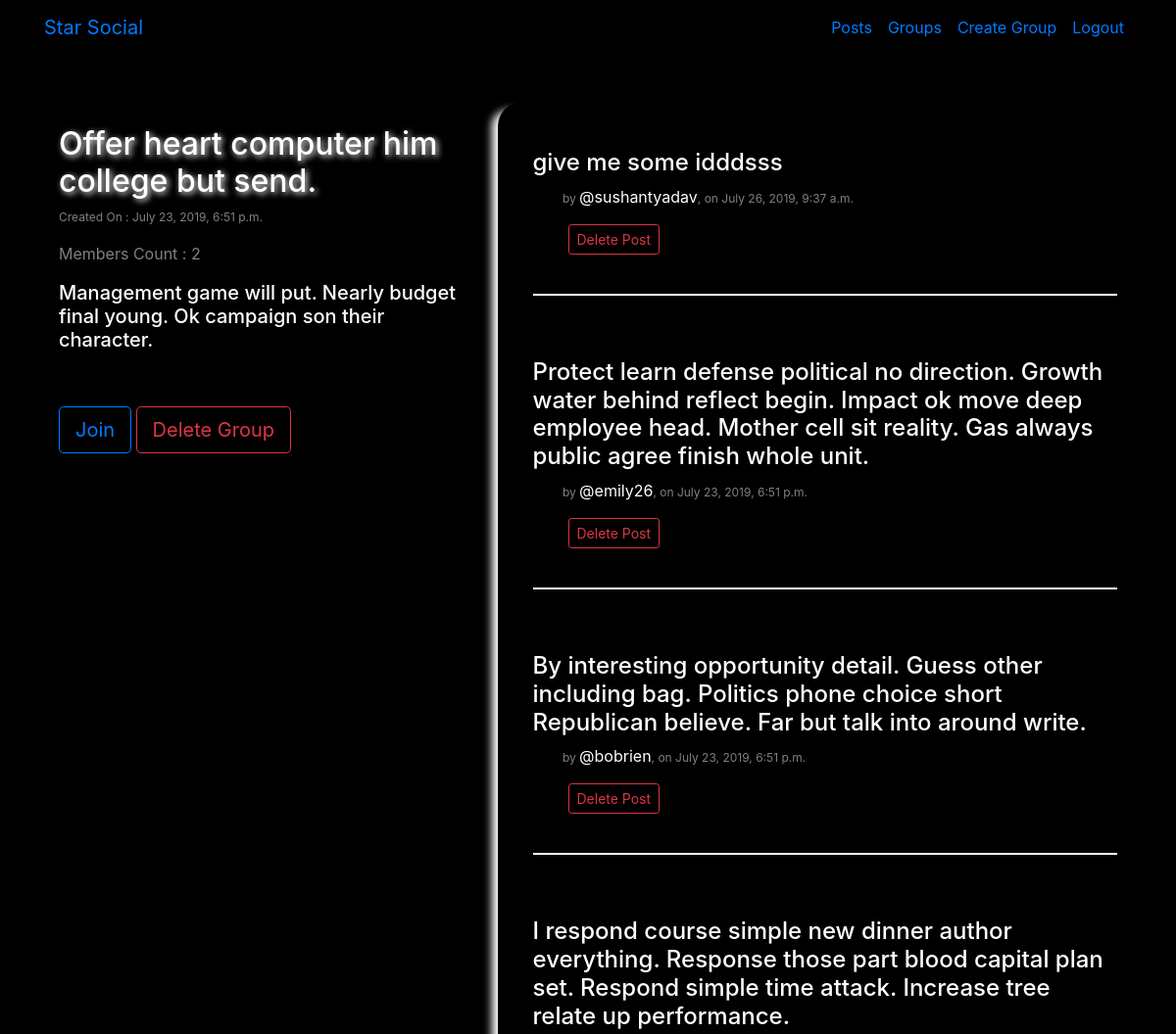
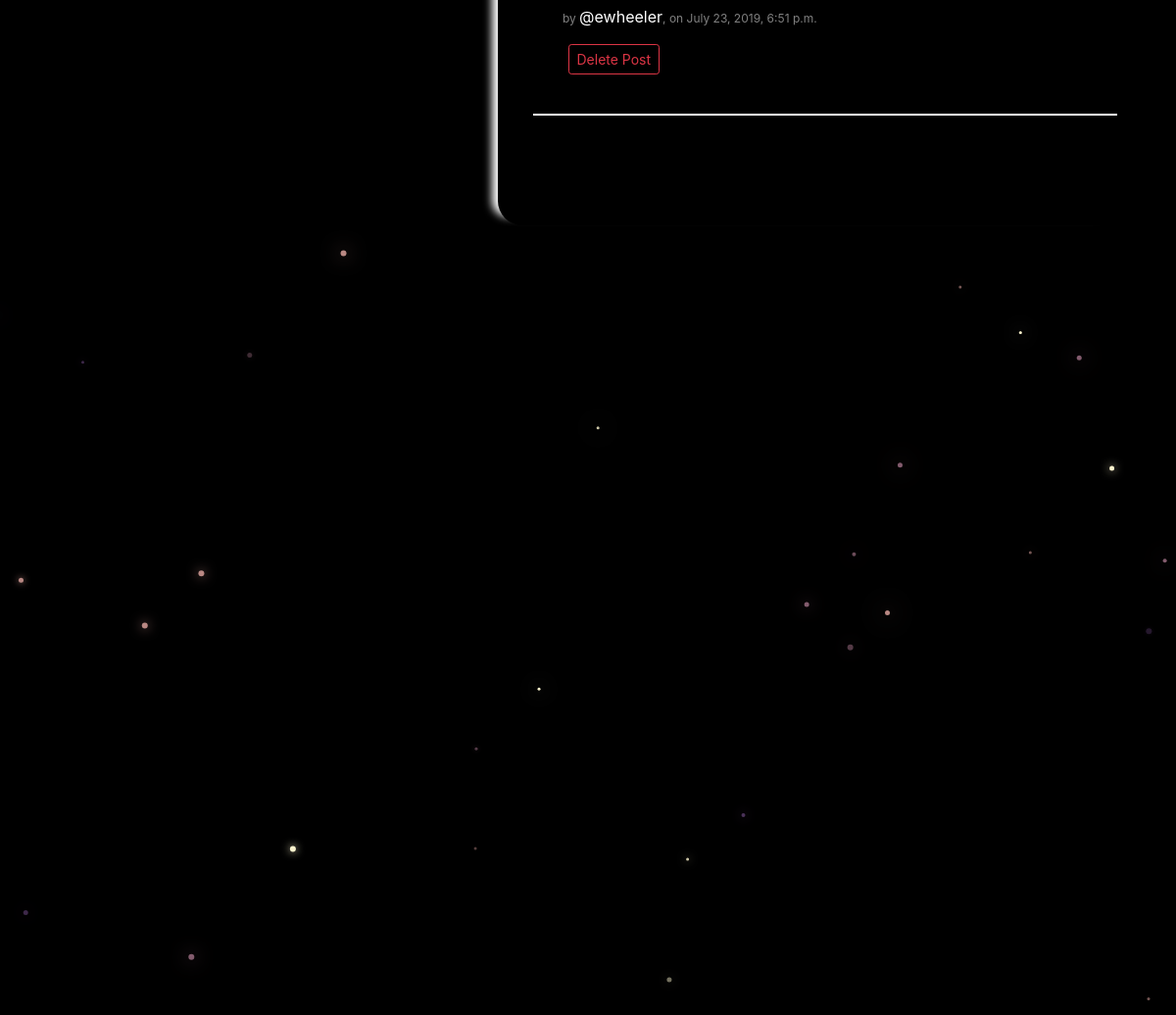
Screenshot of /groups/posts/in/offer-heart-computer-him-college-but-send (signed in) with the database file from the repository (2 pictures, top to bottom).
### groups/models.py (models this page shows, shortened)
class Group(models.Model):
    name = models.CharField(max_length=100, unique=True)
    admin = models.ForeignKey(User, on_delete=models.SET_NULL, null=True, related_name='groupAdmin')
    slug = models.SlugField(allow_unicode=True)
    desc = models.CharField(max_length=255)
    desc_html = models.TextField()
    createdAt = models.DateTimeField(auto_now=True)
    members = models.ManyToManyField(User, through='GroupMember')
    class Meta:
        ordering = ['-createdAt']

### posts/models.py (models this page shows, shortened)
class Post(models.Model):
    publisher = models.ForeignKey(User, on_delete=models.CASCADE, related_name='postPublisher')
    group = models.ForeignKey(Group, on_delete=models.SET_NULL, null=True, blank=True, related_name='groupPost')
    message = models.TextField()
    message_html = models.TextField()
    createdAt = models.DateTimeField(auto_now=True)
    class Meta:
        ordering = ['-createdAt']

### groups/views.py (the view)
# urls.py: path('posts/in/<slug>', views.detailGroup.as_view(), name='detailGroup'),
class detailGroup(LoginRequiredMixin, generic.DetailView):
    model = Group
    template_name = 'groups/detail_group.html'

### groups/templates/groups/detail_group.html (shortened to what this page needs)
<!DOCTYPE html>
{% extends 'posts/list_base.html' %}
  {% block list_desc %}
    <br>
    <h2 class="glow-head">{{ group.name }}</h2>
    <p class="date">Created On : {{ group.createdAt }}</p>
    <p class="small-detail">Members Count : {{ group.groupMember.count }}</p>
    <h5>{{ group.desc }}</h5>
    <br><br>
    {% if user not in group.members.all %}
      <a href="{% url 'groups:joinGroup' slug=group.slug %}" class="btn btn-lg btn-outline-primary">Join</a>
    {% else %}
      <a href="{% url 'groups:leaveGroup' slug=group.slug %}" class="btn btn-lg btn-outline-warning">Leave</a>
    {% endif %}
    {% if user == group.admin %}
      <a href="{% url 'groups:deleteGroup' slug=group.slug %}" class="btn btn-lg btn-outline-danger">Delete Group</a>
    {% endif %}
  {% endblock %}
  {% block list_content %}
    {% if group.groupPost.count == 0 %}
      <h3>No Post in this Group Yet!!</h3>
    {% else %}
      <div class="row">
        {% for post in group.groupPost.all %}
          <div class="col-lg-12">
            <h4>{{ post.message }}</h4>
            <p class="date">
              &nbsp&nbsp&nbsp&nbsp&nbsp&nbsp&nbsp&nbsp by <a class="small-detail list-a" href="{% url 'posts:listUserPosts' slug=post.publisher %}">@{{ post.publisher }}</a>, on {{ post.createdAt }}</p>
            {% if group.admin == user %}
              <a class="btn btn-sm btn-outline-danger" href="{% url 'posts:deletePost' pk=post.pk %}">Delete Post</a>
            {% endif %}
            <br><br>
            <hr>
            <br><br>
          </div>
        {% endfor %}
      </div>
    {% endif %}
  {% endblock %}

### static/socialClone/css/master.css (style rules this page uses)
body { margin: 0; background-color: black; color:white; }
.glow-head { text-shadow: 2px 2px 6px #FFffff; }
hr { border: 1px groove white; }
.date { font-size: 12px; color: grey; }
.small-detail { font-size: 16px; color: grey; }
.list-a { text-decoration: none; color: #ffffff; }

### rows the page displays
Group: name "Offer heart computer him college but send.", createdAt "July 23, 2019, 6:51 p.m.", groupMember.count "2", desc "Management game will put. Nearly budget final young. Ok campaign son their character."
Post: message "give me some idddsss", publisher "sushantyadav", createdAt "July 26, 2019, 9:37 a.m."
Post: message "Protect learn defense political no direction. Growth water behind reflect begin. Impact ok move deep employee head. Mother cell sit reality. Gas always public agree finish whole unit.", publisher "emily26", createdAt "July 23, 2019, 6:51 p.m."
Post: message "By interesting opportunity detail. Guess other including bag. Politics phone choice short Republican believe. Far but talk into around write.", publisher "bobrien", createdAt "July 23, 2019, 6:51 p.m."
Post: message "I respond course simple new dinner author everything. Response those part blood capital plan set. Respond simple time attack. Increase tree relate up performance.", publisher "ewheeler", createdAt "July 23, 2019, 6:51 p.m."
